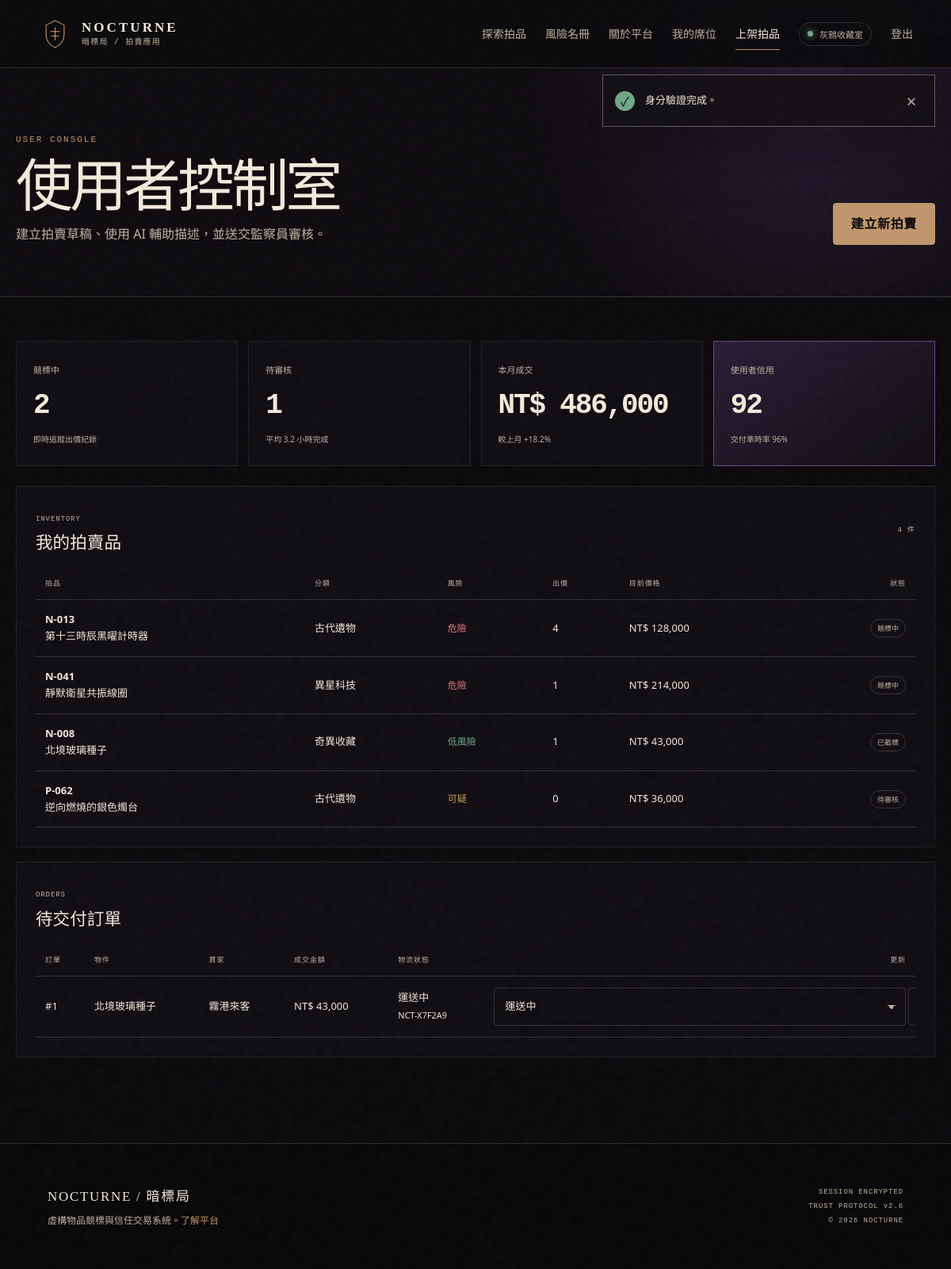
The app's page /index.php?page=seller (signed in) with its own data.
### tables this page shows
CREATE TABLE auctions (
    id BIGINT UNSIGNED AUTO_INCREMENT PRIMARY KEY,
    seller_id BIGINT UNSIGNED NOT NULL,
    category_id SMALLINT UNSIGNED NOT NULL,
    reviewed_by BIGINT UNSIGNED NULL,
    lot_no VARCHAR(24) NOT NULL,
    title VARCHAR(120) NOT NULL,
    slug VARCHAR(160) NOT NULL,
    description TEXT NOT NULL,
    provenance TEXT NULL,
    starting_price DECIMAL(12,2) UNSIGNED NOT NULL,
    current_price DECIMAL(12,2) UNSIGNED NOT NULL,
    reserve_price DECIMAL(12,2) UNSIGNED NULL,
    min_increment DECIMAL(12,2) UNSIGNED NOT NULL DEFAULT 100.00,
    risk_level ENUM('low', 'suspicious', 'dangerous', 'prohibited') NOT NULL DEFAULT 'suspicious',
    ai_risk_suggestion JSON NULL,
    status ENUM('draft', 'pending_review', 'approved', 'active', 'ended', 'rejected', 'cancelled', 'unsold') NOT NULL DEFAULT 'draft',
    featured BOOLEAN NOT NULL DEFAULT FALSE,
    start_at DATETIME NOT NULL,
    end_at DATETIME NOT NULL,
    reviewed_at DATETIME NULL,
    rejection_reason VARCHAR(500) NULL,
    created_at DATETIME NOT NULL DEFAULT CURRENT_TIMESTAMP,
    updated_at DATETIME NOT NULL DEFAULT CURRENT_TIMESTAMP ON UPDATE CURRENT_TIMESTAMP,
    UNIQUE KEY uq_auctions_lot_no (lot_no),
    UNIQUE KEY uq_auctions_slug (slug),
    KEY idx_auctions_browse (status, end_at, risk_level),
    KEY idx_auctions_category_price (category_id, current_price),
    KEY idx_auctions_seller (seller_id, status),
    FULLTEXT KEY ftx_auctions_search (title, description, provenance),
    CONSTRAINT fk_auctions_seller FOREIGN KEY (seller_id) REFERENCES users(id),
    CONSTRAINT fk_auctions_category FOREIGN KEY (category_id) REFERENCES categories(id),
    CONSTRAINT fk_auctions_reviewer FOREIGN KEY (reviewed_by) REFERENCES users(id) ON DELETE SET NULL,
    CONSTRAINT chk_auctions_times CHECK (end_at > start_at),
    CONSTRAINT chk_auctions_prices CHECK (starting_price > 0 AND current_price >= starting_price AND min_increment > 0)
);

CREATE TABLE categories (
    id SMALLINT UNSIGNED AUTO_INCREMENT PRIMARY KEY,
    name VARCHAR(60) NOT NULL,
    code CHAR(3) NOT NULL,
    description VARCHAR(255) NULL,
    risk_default ENUM('low', 'suspicious', 'dangerous', 'prohibited') NOT NULL DEFAULT 'suspicious',
    sort_order SMALLINT NOT NULL DEFAULT 0,
    is_active BOOLEAN NOT NULL DEFAULT TRUE,
    created_at DATETIME NOT NULL DEFAULT CURRENT_TIMESTAMP,
    UNIQUE KEY uq_categories_name (name),
    UNIQUE KEY uq_categories_code (code)
);

CREATE TABLE orders (
    id BIGINT UNSIGNED AUTO_INCREMENT PRIMARY KEY,
    order_no VARCHAR(32) NOT NULL,
    auction_id BIGINT UNSIGNED NOT NULL,
    buyer_id BIGINT UNSIGNED NOT NULL,
    seller_id BIGINT UNSIGNED NOT NULL,
    final_price DECIMAL(12,2) UNSIGNED NOT NULL,
    platform_fee DECIMAL(12,2) UNSIGNED NOT NULL DEFAULT 0,
    status ENUM('pending_payment', 'pending_delivery', 'completed', 'disputed', 'cancelled', 'refunded') NOT NULL DEFAULT 'pending_payment',
    payment_due_at DATETIME NULL,
    completed_at DATETIME NULL,
    created_at DATETIME NOT NULL DEFAULT CURRENT_TIMESTAMP,
    updated_at DATETIME NOT NULL DEFAULT CURRENT_TIMESTAMP ON UPDATE CURRENT_TIMESTAMP,
    UNIQUE KEY uq_orders_order_no (order_no),
    UNIQUE KEY uq_orders_auction (auction_id),
    KEY idx_orders_buyer_status (buyer_id, status),
    KEY idx_orders_seller_status (seller_id, status),
    KEY idx_orders_created_status (created_at, status),
    CONSTRAINT fk_orders_auction FOREIGN KEY (auction_id) REFERENCES auctions(id),
    CONSTRAINT fk_orders_buyer FOREIGN KEY (buyer_id) REFERENCES users(id),
    CONSTRAINT fk_orders_seller FOREIGN KEY (seller_id) REFERENCES users(id),
    CONSTRAINT chk_orders_price CHECK (final_price > 0)
);

CREATE TABLE users (
    id BIGINT UNSIGNED AUTO_INCREMENT PRIMARY KEY,
    username VARCHAR(40) NOT NULL,
    email VARCHAR(190) NOT NULL,
    password_hash VARCHAR(255) NOT NULL,
    avatar_path VARCHAR(255) NULL,
    credit_score TINYINT UNSIGNED NOT NULL DEFAULT 80,
    status ENUM('pending', 'active', 'suspended', 'banned') NOT NULL DEFAULT 'active',
    email_verified_at DATETIME NULL,
    last_login_at DATETIME NULL,
    created_at DATETIME NOT NULL DEFAULT CURRENT_TIMESTAMP,
    updated_at DATETIME NOT NULL DEFAULT CURRENT_TIMESTAMP ON UPDATE CURRENT_TIMESTAMP,
    UNIQUE KEY uq_users_email (email),
    UNIQUE KEY uq_users_username (username),
    KEY idx_users_status_credit (status, credit_score),
    CONSTRAINT chk_users_credit CHECK (credit_score BETWEEN 0 AND 100)
);

CREATE TABLE deliveries (
    id BIGINT UNSIGNED AUTO_INCREMENT PRIMARY KEY,
    order_id BIGINT UNSIGNED NOT NULL,
    delivery_status ENUM('pending', 'prepared', 'in_transit', 'delivered', 'failed') NOT NULL DEFAULT 'pending',
    tracking_code VARCHAR(100) NULL,
    delivery_note TEXT NULL,
    shipped_at DATETIME NULL,
    delivered_at DATETIME NULL,
    updated_at DATETIME NOT NULL DEFAULT CURRENT_TIMESTAMP ON UPDATE CURRENT_TIMESTAMP,
    UNIQUE KEY uq_deliveries_order (order_id),
    KEY idx_deliveries_status (delivery_status),
    CONSTRAINT fk_deliveries_order FOREIGN KEY (order_id) REFERENCES orders(id) ON DELETE CASCADE
);

### app/Core/View.php (called while the page is built, shortened)
<?php
final class View
{
    public static function render(string $template, array $data = [], string $layout = 'layouts/main'): void
    {
        $root = dirname(__DIR__, 2) . '/views/';
        $templateFile = $root . $template . '.php';
        extract($data, EXTR_SKIP);
        require $templateFile;
    }
}

### app/Controllers/SellerController.php (called while the page is built, shortened)
<?php
final class SellerController
{
    public function index(): void
    {
        $model = new Auction();
        View::render('seller/dashboard', [
            'pageTitle' => '賣家控制室',
            'auctions' => $model->sellerAuctions((int) Auth::user()['id']),
            'categories' => $model->categories(),
            'orders' => (new Order())->forSeller((int) Auth::user()['id']),
        ]);
    }
}

### public/index.php (called while the page is built, shortened)
<?php
$page = (string) ($_GET['page'] ?? 'home');
$method = $_SERVER['REQUEST_METHOD'] ?? 'GET';
$routes = [
    'GET' => [
        'home' => [HomeController::class, 'index'],
        'about' => [HomeController::class, 'about'],
        'auction' => [AuctionController::class, 'show'],
        'wanted' => [HomeController::class, 'wanted'],
        'login' => [AuthController::class, 'loginForm'],
        'register' => [AuthController::class, 'registerForm'],
        'buyer' => [BuyerController::class, 'index'],
        'buyer-payment' => [BuyerController::class, 'payment'],
        'buyer-dispute' => [BuyerController::class, 'disputeForm'],
        'buyer-review' => [BuyerController::class, 'reviewForm'],
        'seller' => [SellerController::class, 'index'],
        'admin' => [AdminController::class, 'index'],
        'admin-disputes' => [AdminController::class, 'disputes'],
        'admin-logs' => [AdminController::class, 'logs'],
        'admin-export' => [AdminController::class, 'export'],
        'upload' => [UploadController::class, 'show'],
    ],
    'POST' => [
        'login' => [AuthController::class, 'login'],
        'register' => [AuthController::class, 'register'],
        'logout' => [AuthController::class, 'logout'],
        'bid' => [AuctionController::class, 'bid'],
        'watch' => [AuctionController::class, 'watch'],
        'buyer-pay' => [BuyerController::class, 'pay'],
        'buyer-dispute-submit' => [BuyerController::class, 'dispute'],
        'buyer-review-submit' => [BuyerController::class, 'review'],
        'seller-create' => [SellerController::class, 'create'],
        'seller-delivery' => [SellerController::class, 'updateDelivery'],
        'ai-description' => [SellerController::class, 'aiDescription'],
        'admin-review' => [AdminController::class, 'review'],
        'admin-dispute-resolve' => [AdminController::class, 'resolveDispute'],
        'admin-announce' => [AdminController::class, 'announce'],
    ],
];
[$controller, $action] = $routes[$method][$page];
(new $controller())->{$action}();

### app/Models/Auction.php (called while the page is built, shortened)
<?php
final class Auction
{
    public function sellerAuctions(int $sellerId): array
    {
        $pdo = Database::connection();
        $statement = $pdo->prepare(
            'SELECT a.*, c.name AS category_name,
                    (SELECT COUNT(*) FROM bids b WHERE b.auction_id = a.id) AS bid_count
             FROM auctions a JOIN categories c ON c.id = a.category_id
             WHERE a.seller_id = :seller_id ORDER BY a.created_at DESC'
        );
        $statement->execute(['seller_id' => $sellerId]);
        return $statement->fetchAll();
    }
}

### app/Core/helpers.php (called while the page is built, shortened)
<?php
function e(mixed $value): string
{
    return htmlspecialchars((string) $value, ENT_QUOTES | ENT_SUBSTITUTE, 'UTF-8');
}
function url(string $page = 'home', array $params = []): string
{
    return 'index.php?' . http_build_query(array_merge(['page' => $page], $params));
}
function current_user(): ?array
{
    return Auth::user();
}
function money(int|float|string|null $amount): string
{
    return 'NT$ ' . number_format((float) $amount);
}
function risk_label(string $risk): string
{
    return [
        'low' => '低風險',
        'suspicious' => '可疑',
        'dangerous' => '危險',
        'prohibited' => '禁止流通',
    ][$risk] ?? '未分類';
}
function status_label(string $status): string
{
    return [
        'draft' => '草稿',
        'pending_review' => '待審核',
        'approved' => '已核准',
        'active' => '競標中',
        'ended' => '已截標',
        'rejected' => '已退回',
        'cancelled' => '已取消',
        'unsold' => '流標',
        'pending_payment' => '待付款',
        'pending_delivery' => '待交付',
        'completed' => '已完成',
        'disputed' => '爭議中',
        'refunded' => '已退款',
        'open' => '待處理',
        'investigating' => '調查中',
        'resolved_buyer' => '買方勝訴',
        'resolved_seller' => '賣方勝訴',
        'dismissed' => '已駁回',
        'pending' => '待處理',
        'prepared' => '已備貨',
        'in_transit' => '運送中',
        'delivered' => '已送達',
        'failed' => '寄送失敗',
    ][$status] ?? $status;
}

### app/Core/Auth.php (called while the page is built, shortened)
<?php
final class Auth
{
    public static function user(): ?array
    {
        if (isset($_SESSION['auth_user']) && is_array($_SESSION['auth_user'])) {
            return $_SESSION['auth_user'];
        }
        $user = (new User())->findWithRoles((int) $_SESSION['user_id']);
        return $user;
    }
}

### app/Models/Order.php (called while the page is built, shortened)
<?php
final class Order
{
    public function forSeller(int $sellerId): array
    {
        $pdo = Database::connection();
        $statement = $pdo->prepare(
            'SELECT o.*, a.title, u.username AS buyer_name,
                    d.delivery_status, d.tracking_code
             FROM orders o
             JOIN auctions a ON a.id = o.auction_id
             JOIN users u ON u.id = o.buyer_id
             LEFT JOIN deliveries d ON d.order_id = o.id
             WHERE o.seller_id = :seller_id ORDER BY o.created_at DESC'
        );
        $statement->execute(['seller_id' => $sellerId]);
        return $statement->fetchAll();
    }
}

### views/seller/dashboard.php (the view, shortened to what this page needs)
<section class="console-header">
    <div><span class="section-code">USER CONSOLE</span><h1>使用者控制室</h1><p>建立拍賣草稿、使用 AI 輔助描述，並送交監察員審核。</p></div>
    <button class="button" type="button" data-dialog-open="create-auction">建立新拍賣</button>
</section>
<section class="section seller-overview">
    <div class="metric-grid seller-metrics">
        <article><span>競標中</span><strong><?= count(array_filter($auctions, static fn($a) => $a['status'] === 'active')) ?></strong><small>即時追蹤出價紀錄</small></article>
        <article><span>待審核</span><strong><?= count(array_filter($auctions, static fn($a) => $a['status'] === 'pending_review')) ?></strong><small>平均 3.2 小時完成</small></article>
        <article><span>本月成交</span><strong><?= e(money(486000)) ?></strong><small>較上月 +18.2%</small></article>
        <article class="metric-accent"><span>使用者信用</span><strong><?= (int) (current_user()['credit_score'] ?? 92) ?></strong><small>交付準時率 96%</small></article>
    </div>
    <div class="dashboard-panel">
        <div class="panel-heading"><div><span>INVENTORY</span><h3>我的拍賣品</h3></div><span><?= count($auctions) ?> 件</span></div>
        <div class="table-wrap"><table><thead><tr><th>拍品</th><th>分類</th><th>風險</th><th>出價</th><th>目前價格</th><th>狀態</th></tr></thead><tbody>
            <?php foreach ($auctions as $auction): ?><tr><td><strong><?= e($auction['lot_no']) ?></strong><br><?= e($auction['title']) ?></td><td><?= e($auction['category_name']) ?></td><td><span class="risk-text risk-<?= e($auction['risk_level']) ?>"><?= e(risk_label($auction['risk_level'])) ?></span></td><td><?= (int) ($auction['bid_count'] ?? 0) ?></td><td><?= e(money($auction['current_price'])) ?></td><td><span class="status-pill"><?= e(status_label($auction['status'])) ?></span></td></tr><?php endforeach; ?>
        </tbody></table></div>
    </div>
    <div class="dashboard-panel">
        <div class="panel-heading"><div><span>ORDERS</span><h3>待交付訂單</h3></div></div>
        <div class="table-wrap"><table><thead><tr><th>訂單</th><th>物件</th><th>買家</th><th>成交金額</th><th>物流狀態</th><th>更新</th></tr></thead><tbody>
            <?php foreach ($orders as $order): ?><tr>
                <td>#<?= e($order['id']) ?></td>
                <td><?= e($order['title']) ?></td>
                <td><?= e($order['buyer_name']) ?></td>
                <td><?= e(money($order['final_price'])) ?></td>
                <td><?= e(status_label($order['delivery_status'] ?? 'pending')) ?><?= !empty($order['tracking_code']) ? '<br><small>' . e($order['tracking_code']) . '</small>' : '' ?></td>
                <td>
                    <?php if (in_array($order['status'], ['pending_delivery', 'disputed'], true)): ?>
                        <form method="post" action="<?= e(url('seller-delivery')) ?>" class="inline-form">
                            <select name="status">
                                <option value="in_transit" <?= ($order['delivery_status'] ?? '') === 'in_transit' ? 'selected' : '' ?>>運送中</option>
                            </select>
                            <input type="text" name="tracking_code" value="<?= e($order['tracking_code'] ?? '') ?>" placeholder="追蹤碼">
                        </form>
                    <?php else: ?>
                        <span class="status-pill"><?= e(status_label($order['status'])) ?></span>
                    <?php endif; ?>
                </td>
            </tr><?php endforeach; ?>
        </tbody></table></div>
    </div>
</section>

### records on screen
auctions: lot_no "N-013", title "第十三時辰黑曜計時器", category.name "古代遺物", risk_level "危險", bid_count "4", current_price "NT$ 128,000", status "競標中"
auctions: lot_no "N-041", title "靜默衛星共振線圈", category.name "異星科技", risk_level "危險", bid_count "1", current_price "NT$ 214,000", status "競標中"
auctions: lot_no "N-008", title "北境玻璃種子", category.name "奇異收藏", risk_level "低風險", bid_count "1", current_price "NT$ 43,000", status "已截標"
auctions: lot_no "P-062", title "逆向燃燒的銀色燭台", category.name "古代遺物", risk_level "可疑", bid_count "0", current_price "NT$ 36,000", status "待審核"
orders: id "1", auction.title "北境玻璃種子", buyer.username "霧港來客", final_price "NT$ 43,000", deliveries.delivery_status "運送中", deliveries.tracking_code "NCT-X7F2A9", tracking_code "NCT-X7F2A9"

### other values on screen
$user['username'] "灰鴉收藏室"
$errorMessage ?: $successMessage "身分驗證完成。"
money(486000) "NT$ 486,000"
current_user()['credit_score'] "92"
count($auctions) "4"
